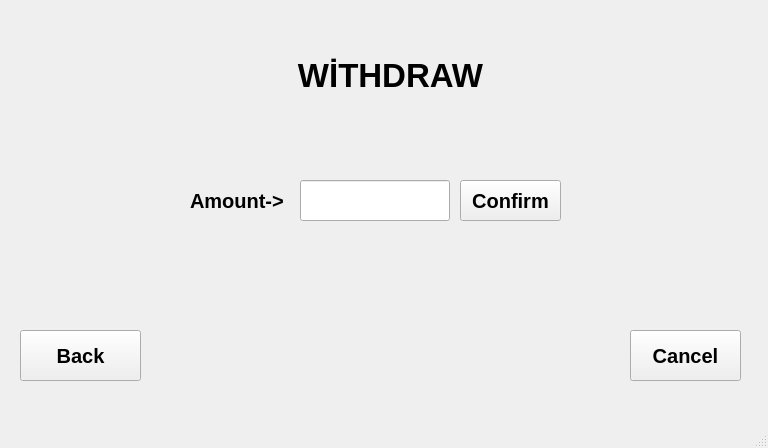
<?xml version="1.0" encoding="UTF-8"?>
<ui version="4.0">
 <class>Withdraw</class>
 <widget class="QMainWindow" name="Withdraw">
  <property name="geometry">
   <rect>
    <x>0</x>
    <y>0</y>
    <width>768</width>
    <height>448</height>
   </rect>
  </property>
  <property name="windowTitle">
   <string>MainWindow</string>
  </property>
  <widget class="QWidget" name="centralwidget">
   <widget class="QLabel" name="label">
    <property name="geometry">
     <rect>
      <x>270</x>
      <y>0</y>
      <width>241</width>
      <height>151</height>
     </rect>
    </property>
    <property name="font">
     <font>
      <pointsize>25</pointsize>
      <bold>true</bold>
     </font>
    </property>
    <property name="text">
     <string>WİTHDRAW</string>
    </property>
    <property name="alignment">
     <set>Qt::AlignCenter</set>
    </property>
   </widget>
   <widget class="QPushButton" name="pushButton_Cancel_Withdraw">
    <property name="geometry">
     <rect>
      <x>630</x>
      <y>330</y>
      <width>111</width>
      <height>51</height>
     </rect>
    </property>
    <property name="font">
     <font>
      <pointsize>15</pointsize>
      <bold>true</bold>
     </font>
    </property>
    <property name="text">
     <string>Cancel</string>
    </property>
   </widget>
   <widget class="QPushButton" name="pushButton_Back_Withdraw">
    <property name="geometry">
     <rect>
      <x>20</x>
      <y>330</y>
      <width>121</width>
      <height>51</height>
     </rect>
    </property>
    <property name="font">
     <font>
      <pointsize>15</pointsize>
      <bold>true</bold>
     </font>
    </property>
    <property name="text">
     <string>Back</string>
    </property>
   </widget>
   <widget class="QPushButton" name="pushButton_Confirm_Withdraw">
    <property name="geometry">
     <rect>
      <x>460</x>
      <y>180</y>
      <width>101</width>
      <height>41</height>
     </rect>
    </property>
    <property name="font">
     <font>
      <pointsize>15</pointsize>
      <bold>true</bold>
     </font>
    </property>
    <property name="text">
     <string>Confirm</string>
    </property>
   </widget>
   <widget class="QLineEdit" name="lineEdit_Withdraw">
    <property name="geometry">
     <rect>
      <x>300</x>
      <y>180</y>
      <width>150</width>
      <height>41</height>
     </rect>
    </property>
    <property name="font">
     <font>
      <pointsize>15</pointsize>
      <bold>true</bold>
     </font>
    </property>
   </widget>
   <widget class="QLabel" name="label_2">
    <property name="geometry">
     <rect>
      <x>190</x>
      <y>180</y>
      <width>101</width>
      <height>41</height>
     </rect>
    </property>
    <property name="font">
     <font>
      <pointsize>15</pointsize>
      <bold>true</bold>
     </font>
    </property>
    <property name="text">
     <string>Amount-&gt;</string>
    </property>
   </widget>
  </widget>
  <widget class="QMenuBar" name="menubar">
   <property name="geometry">
    <rect>
     <x>0</x>
     <y>0</y>
     <width>768</width>
     <height>22</height>
    </rect>
   </property>
  </widget>
  <widget class="QStatusBar" name="statusbar"/>
 </widget>
 <resources/>
 <connections/>
</ui>
